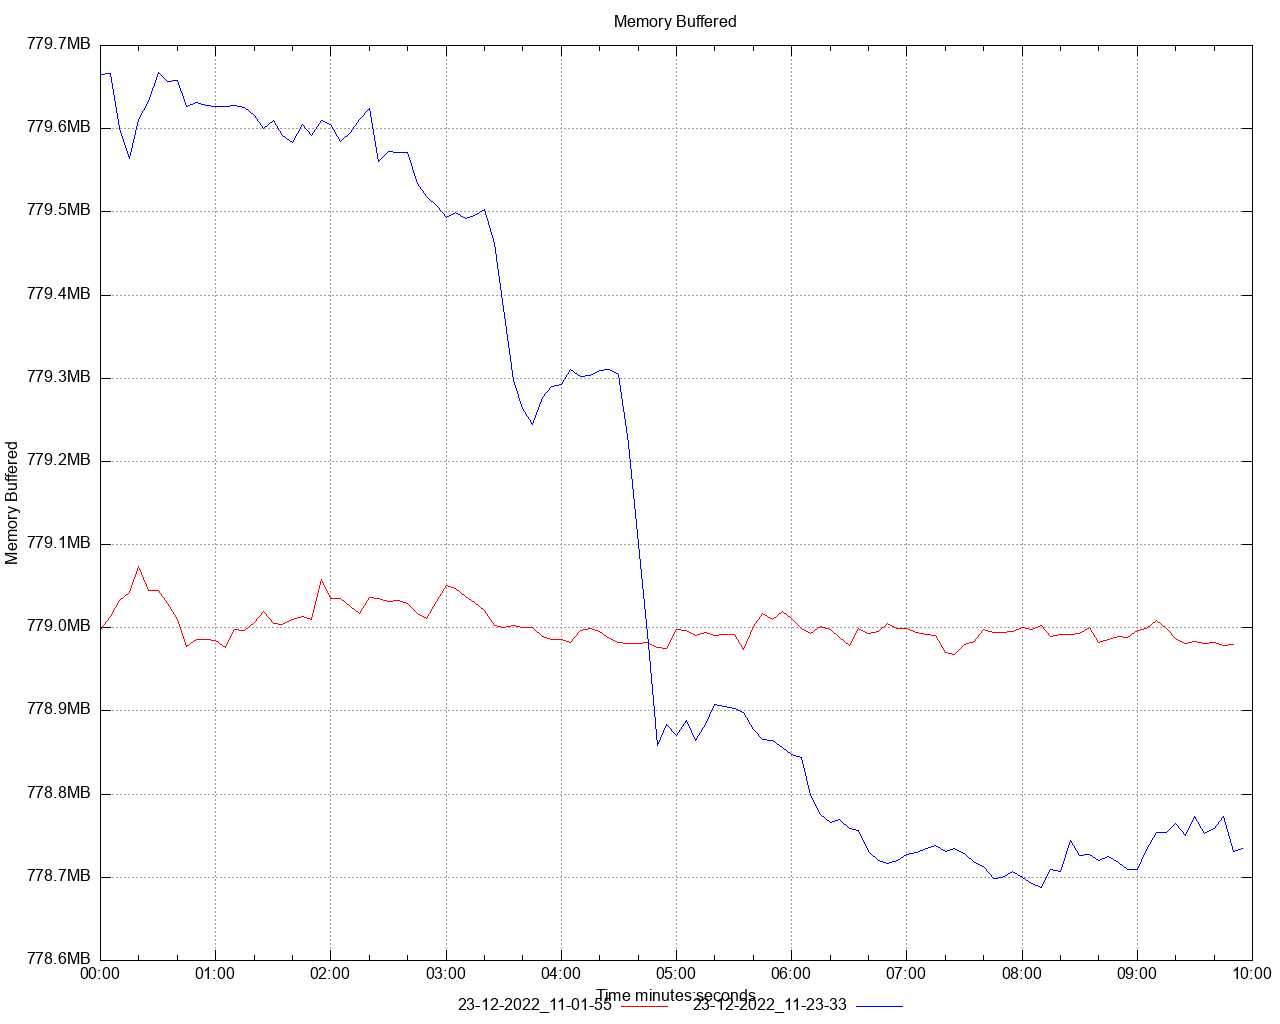

Write the gnuplot code that produced this figure.
set title 'Memory Buffered' noenhanced
set style data lines
set datafile separator ","
set terminal png size 1280,1024
set grid
set key below
set xdata time
set timefmt "%s"
offset = 0
t0(x)=(offset=($0==0) ? x : offset, x - offset)
set xlabel 'Time minutes:seconds'
set ylabel 'Memory Buffered'
set format y '%.1s%cB'
set output '/Users/ahmet.mircik/Workspace/python/hazelcast-simulator/offload-benchmarks/report/dstat/memory_buffered_A2.png'
plot \
   '/Users/ahmet.mircik/Workspace/python/hazelcast-simulator/offload-benchmarks/report/data/memory_buffered_A2_1.data' using (t0(timecolumn(1))):2 title "23-12-2022_11-01-55" noenhanced lt rgb "red", \
   '/Users/ahmet.mircik/Workspace/python/hazelcast-simulator/offload-benchmarks/report/data/memory_buffered_A2_2.data' using (t0(timecolumn(1))):2 title "23-12-2022_11-23-33" noenhanced lt rgb "blue", \
